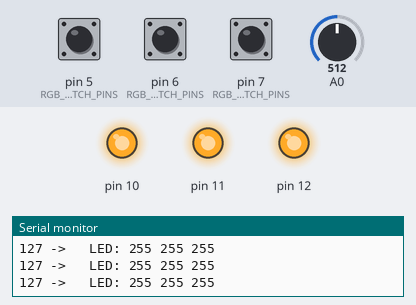
Bench run of a program on a simulated Arduino Mega 2560, built with avr-gcc and run on an emulated ATmega2560. On the bench: output pins drawn as LEDs (lit = HIGH), the last lines printed to the serial monitor. Inputs (shaded band) come from the test bench; at power-on: pin 5 (RGB_MICROSWITCH_PINS) LOW, pin 6 (RGB_MICROSWITCH_PINS) LOW, pin 7 (RGB_MICROSWITCH_PINS) LOW, A0 = 512.

Above: at 1.2 s.
1.3 s: pin 5 (RGB_MICROSWITCH_PINS) pulled HIGH for 0.15 s
At 2.5 s:
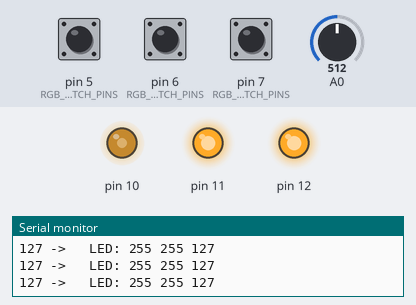
2.9 s: pin 6 (RGB_MICROSWITCH_PINS) pulled HIGH for 0.15 s
At 3.8 s:
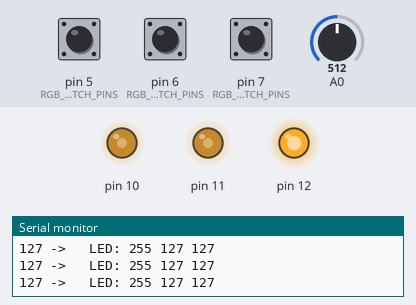
4.5 s: pin 7 (RGB_MICROSWITCH_PINS) pulled HIGH for 0.15 s
At 5.1 s:
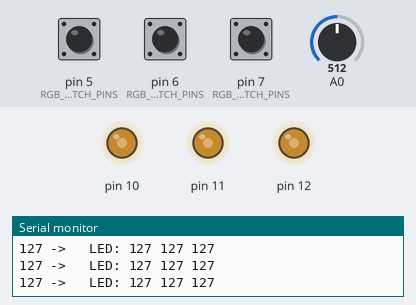
6.1 s: A0 set to 716
9.1 s: pin 5 (RGB_MICROSWITCH_PINS) pulled HIGH for 1 s
At 9.8 s:
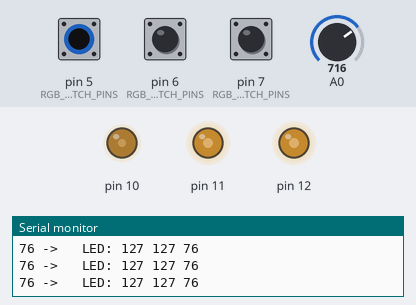
13.1 s: pin 6 (RGB_MICROSWITCH_PINS) pulled HIGH for 1 s
At 14.1 s:
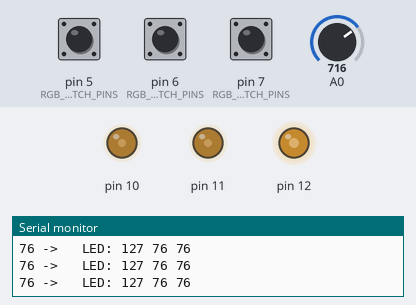
Timing chart, 0 to 16.1 s (numbered marks = the images above; inputs shaded):
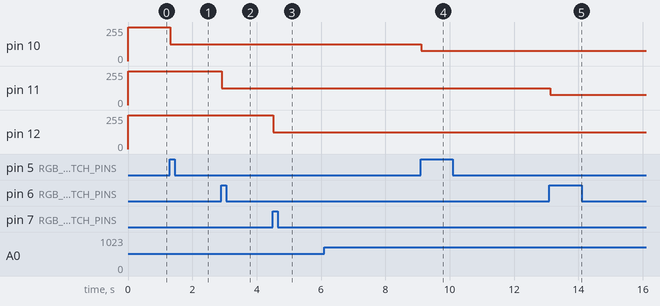

Measured:
- after the input at 1.3 s, pin 10: 255/255 → 127/255 at once
- after the input at 2.9 s, pin 11: 255/255 → 127/255 at once
- after the input at 4.5 s, pin 12: 255/255 → 127/255 at once
- after the input at 9.1 s, pin 10: 127/255 → 76/255 at once
- after the input at 13.1 s, pin 11: 127/255 → 76/255 at once

The program:

Main.cpp
```cpp
#include <Arduino.h>
#include "Main.h"
#include "Microswitch.cpp"
#include "Potentiometer.cpp"
#include "RGBLed.cpp"

const int POTENTIOMETER_PIN = 0;
const int RGB_MICROSWITCH_PINS[] = {7, 6, 5};
int RGB_LED_R = 12;
int RGB_LED_G = 11;
int RGB_LED_B = 10;

Microswitch* rswitch;
Microswitch* gswitch;
Microswitch* bswitch;
Potentiometer* potentiometer;
RGBLed* led;

byte channels[] = {255, 255, 255};

void setup () {
  Serial.begin(9600);
  initComponents();
}

void loop() {
  int channelBright = 255 - potentiometer->get(255);
  Serial.print(channelBright);
  Serial.print(" ->");

  if(rswitch->isPressed()) {
    channels[0] = channelBright;
  } else if(gswitch->isPressed()) {
    channels[1] = channelBright;
  } else if(bswitch->isPressed()) {
    channels[2] = channelBright;
  }

  led->set(channels[0], channels[1], channels[2]);
}

void initComponents() {
  rswitch = new Microswitch(RGB_MICROSWITCH_PINS[0]);
  gswitch = new Microswitch(RGB_MICROSWITCH_PINS[1]);
  bswitch = new Microswitch(RGB_MICROSWITCH_PINS[2]);
  potentiometer = new Potentiometer(POTENTIOMETER_PIN);
  led = new RGBLed(RGB_LED_R, RGB_LED_G, RGB_LED_B);
}
```

Main.h
```cpp
void initComponents();
```

Microswitch.cpp
```cpp
#include <Arduino.h>

class Microswitch {
public:
  Microswitch(byte pin, int bounceTime=50) {
    pinMode(pin, INPUT);
    _pin = pin;
    _bounceTime = bounceTime;
  }

  bool isPressed() {
    return digitalRead(_pin) == HIGH;
  }

  bool isClicked() {
    int reading = digitalRead(_pin);
    updateLastBounceTime(reading);

    if(stoppedBouncing() && stateChanged(reading)) {
      _state = reading;
      _lastState = reading;

      return _state == LOW;
    }

    _lastState = reading;
    return false;
  }

  byte getPin() {
    return _pin;
  }

protected:
  byte _pin;
  int _lastState;
  int _state;
  int _bounceTime;
  int _lastBounceTime;

  void updateLastBounceTime(int reading) {
    if(reading != _lastState) {
      _lastBounceTime = millis();
    }
  }

  bool stoppedBouncing() {
    return (millis() - _lastBounceTime) > _bounceTime;
  }

  bool stateChanged(int reading) {
    return reading != _state;
  }

  bool stateChangedToLOW(int reading) {
    return reading == LOW;
  }
};
```

Potentiometer.cpp
```cpp
#include <Arduino.h>

class Potentiometer {
public:
  Potentiometer(byte pin) {
    pinMode(pin, OUTPUT);
    _pin = pin;
  }

  bool isMin() {
    return analogRead(_pin) == 0;
  }

  bool isMax() {
    return analogRead(_pin) == MAX;
  }

  int get(int scaleTo=1023) {
    return analogRead(_pin)/(MAX/scaleTo);
  }

protected:
  const int MAX = 1023;
  byte _pin;
};
```

RGBLed.cpp
```cpp
#include <Arduino.h>

class RGBLed {
public:
  RGBLed(byte rPin, byte gPin, byte bPin) {
    pinMode(rPin, INPUT);
    pinMode(gPin, INPUT);
    pinMode(bPin, INPUT);

    _rPin = rPin;
    _gPin = gPin;
    _bPin = bPin;
  }

  void set(byte r, byte g, byte b) {
    analogWrite(_rPin, r);
    analogWrite(_gPin, g);
    analogWrite(_bPin, b);

    Serial.print  ("   LED: ");
    Serial.print  (r); Serial.print(" ");
    Serial.print  (g); Serial.print(" ");
    Serial.println(b);

  }

  void zero() {
    analogWrite(_rPin, 0);
    analogWrite(_gPin, 0);
    analogWrite(_bPin, 0);
  }

protected:
  byte _rPin;
  byte _gPin;
  byte _bPin;
};
```
